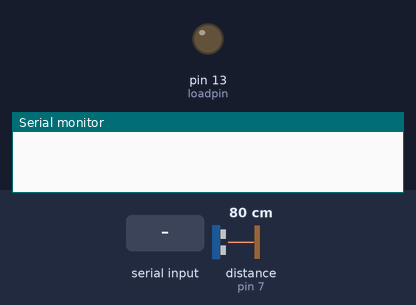
A sketch run on a simulated Arduino Uno, built with avr-gcc and run on an emulated ATmega328P. On the bench: output pins drawn as LEDs (lit = HIGH), the last lines printed to the serial monitor. Inputs (shaded band) come from the test bench; at power-on: distance to the obstacle (sensor on pin 7) 80 cm. The echo pulse lasts 58.3 µs per cm; pins used as bus, display or sensor lines are not drawn.

Above: at 1.2 s.
1.3 s: "30,150\n" received over Serial
At 2.6 s:
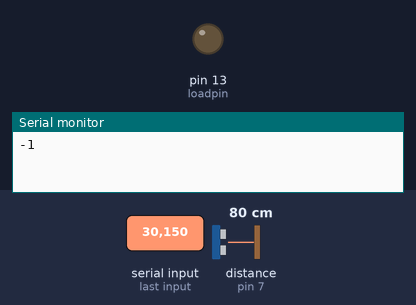
2.9 s: "1\n" received over Serial
At 3.6 s:
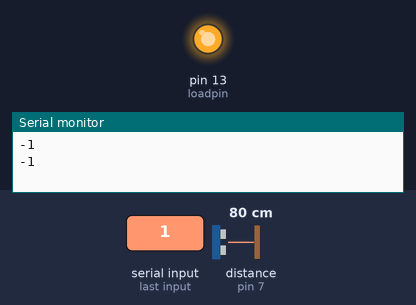
4.4 s: "90,45\n" received over Serial
At 5.8 s:
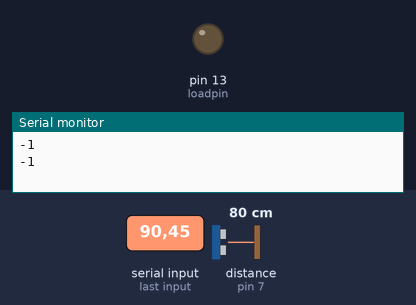
Timing chart, 0 to 7.4 s (numbered marks = the images above; inputs shaded):
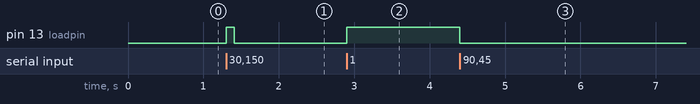

The sketch:

arduino_vb.ino
```cpp
#define echoPin 7 // Echo Pin
#define trigPin 8 // Trigger Pin
#define loadpin 13 // Trigger Pin
/*#define LEDPin 13 // Onboard LED*/
int jij = 0;
int maximumRange = 200; // Maximum range needed
int minimumRange = 0; // Minimum range needed
float duration, distance; // Duration used to calculate distance
void setup() {
Serial.begin(9600); // set serial speed
pinMode(trigPin, OUTPUT);
 pinMode(echoPin, INPUT);
 pinMode(loadpin, OUTPUT); // Use LED indicator (if required)
digitalWrite(loadpin, LOW); //turn off LED
}
void loop()
{
while (Serial.available() == 0); // do nothing if nothing sent
int val = Serial.read() - '0'; // deduct ascii value of '0' to find numeric value of sent number
if (val == 1) { // test for command 1 then turn on LED
digitalWrite(loadpin, HIGH); // turn on LED
deflstart();
//jij = 1;
}
else if (val == 0) // test for command 0 then turn off LED
{
digitalWrite(loadpin, LOW); // turn off LED
//jij=2;
deflstop();

}
else // if not one of above command, do nothing
{
//val = val;
}
//Serial.println(val);
Serial.flush(); // clear serial port
jij = 3;
}
void deflstart()
{
   digitalWrite(trigPin, LOW);
 delayMicroseconds(2);
 digitalWrite(trigPin, HIGH);
 delayMicroseconds(10);
  digitalWrite(trigPin, LOW);
 duration = pulseIn(echoPin, HIGH);
  //Calculate the distance (in cm) based on the speed of sound.
 distance = duration/5.81;
  if (distance >= maximumRange || distance <= minimumRange){
 /* Send a negative number to computer and Turn LED ON
 to indicate "out of range" */
 Serial.println("-1");
 //digitalWrite(LEDPin, HIGH);
 }
 else {

 Serial.println(distance);
// digitalWrite(LEDPin, LOW);
 }
  //Delay 50ms before next reading.
 delay(100);
}
void deflstop()
{
  //Serial.println("stop");
  }
```

Measured:
- after the input at 1.3 s, pin 13 (loadpin): LOW → HIGH at once, → LOW 0.11 s later
- after the input at 2.9 s, pin 13 (loadpin): LOW → HIGH at once
- after the input at 4.4 s, pin 13 (loadpin): HIGH → LOW at once
